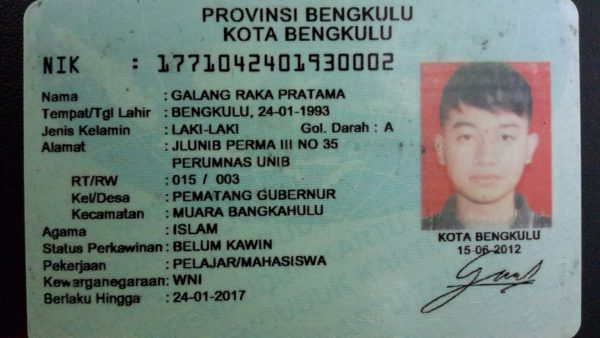
#> input picture ML/KTP/data_ktp/ktp1.png, 600 x 338 px
$ python model_ktp_ocr.py
#> lines starting #> are read from the running program, lines starting #| are printed output that depends on the picture
import pytesseract
import cv2
import numpy as np
import pandas as pd
from PIL import Image
import matplotlib.pyplot as plt
import os
import re
import json

class KTPInformation(object):
    def __init__(self):
        self.nik = ""
        self.nama = ""
class KTPOCR(object):
    def __init__(self, image_path):
        self.image_path = image_path
        self.result = KTPInformation()
        self.process()

    def process(self):
        image = cv2.imread(self.image_path)
#> image is the input picture: shape (338, 600, 3); mean B, G, R 119.3, 125.2, 109.7
        gray = cv2.cvtColor(image, cv2.COLOR_BGR2GRAY)
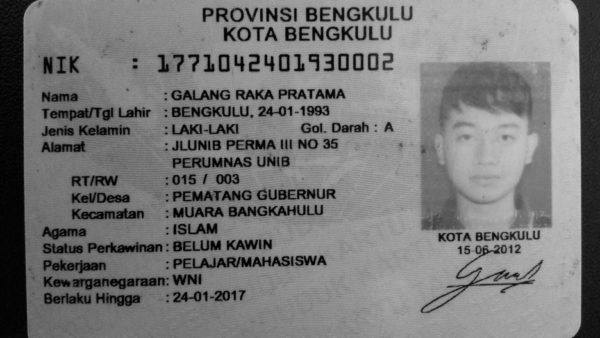
#> gray: shape (338, 600); min 0, max 215, mean 119.9
        th, threshed = cv2.threshold(gray, 127, 255, cv2.THRESH_TRUNC)
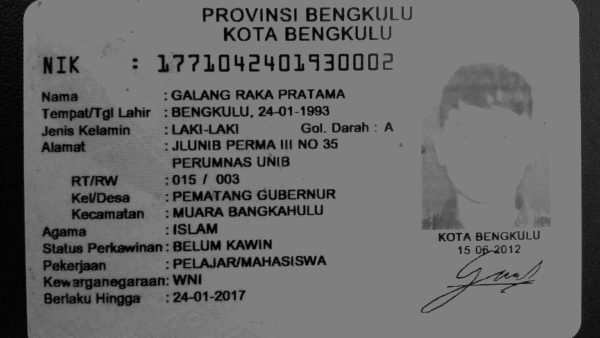
#> threshed: shape (338, 600); min 0, max 127, mean 105.8
        raw_extracted_text = pytesseract.image_to_string(threshed, lang="ind")
        self.extract(raw_extracted_text)

    # [46 lines left out: functions word_to_number_converter, extract, pun_rem, not called in this run]

    def to_json(self):
        return json.dumps({"nik": self.result.nik, "nama": self.result.nama})

if __name__ == "__main__":
    current_dir = os.path.dirname(__file__)
    FILE_PATH = os.path.join(current_dir, 'data_ktp/')
    filePath = os.path.join(FILE_PATH, 'ktp1.png')
    images = KTPOCR(filePath)
#> (the call stopped at in process, `raw_extracted_text = pytesseract.image_to_string(threshed, lang="ind")`: pytesseract is not available in this run)
    print(images.to_json())

$ run again, with ML/KTP/data_ktp/ktp2.png copied over ML/KTP/data_ktp/ktp1.png
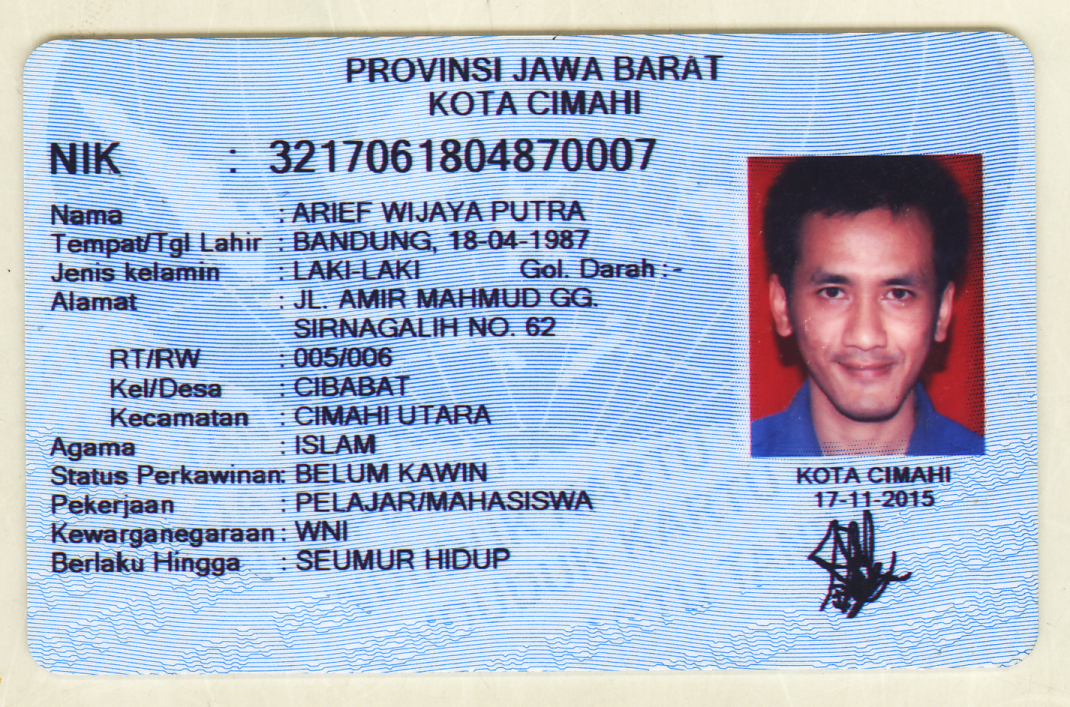
#> input picture ML/KTP/data_ktp/ktp2.png, 1070 x 707 px
#> in process, image is the input picture: shape (707, 1070, 3); mean B, G, R 211.2, 185.7, 171.3
#> in process, `gray = cv2.cvtColor(image, cv2.COLOR_BGR2GRAY)`:
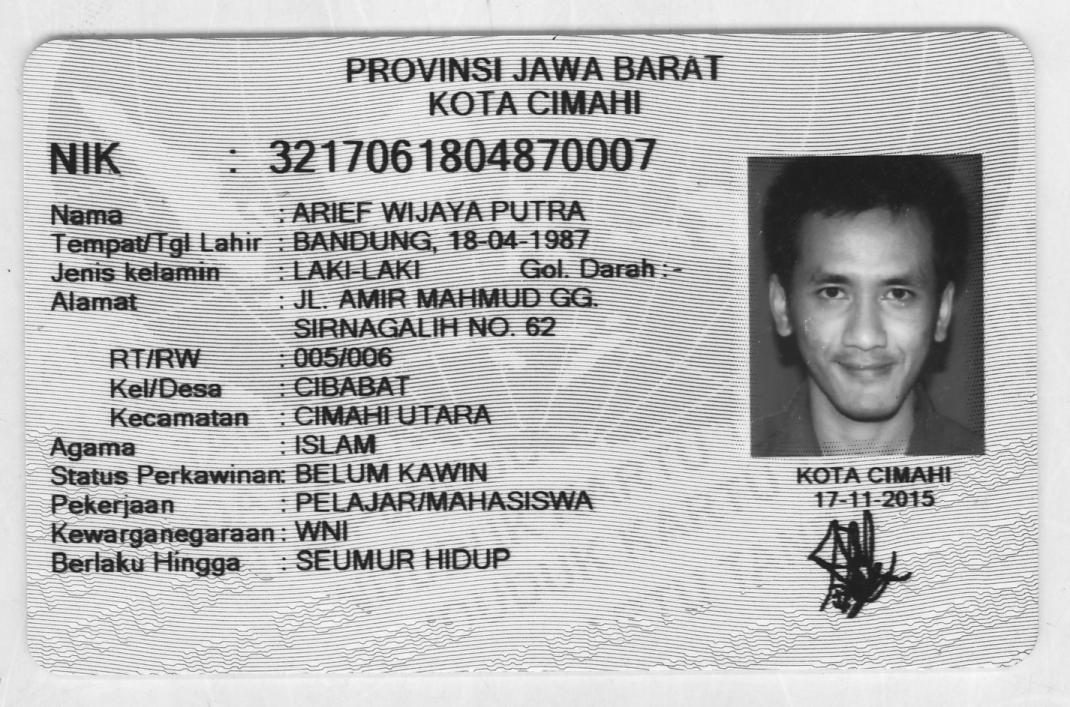
#> gray: shape (707, 1070); min 19, max 254, mean 184.3
#> in process, `th, threshed = cv2.threshold(gray, 127, 255, cv2.THRESH_TRUNC)`:
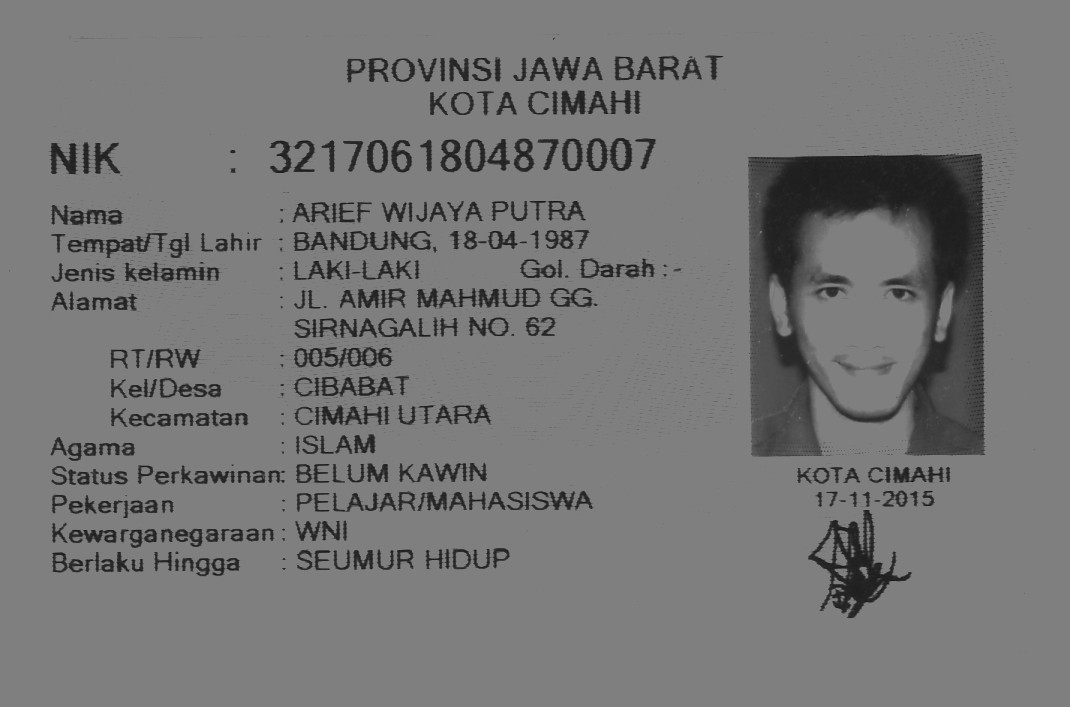
#> threshed: shape (707, 1070); min 19, max 127, mean 117.3

$ run again, with ML/KTP/data_ktp/ktp5.png copied over ML/KTP/data_ktp/ktp1.png
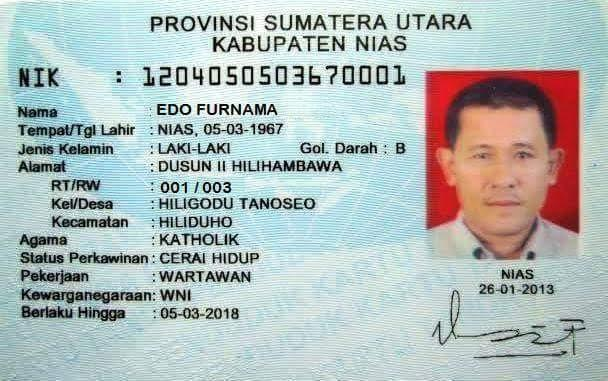
#> input picture ML/KTP/data_ktp/ktp5.png, 608 x 381 px
#> in process, image is the input picture: shape (381, 608, 3); mean B, G, R 185.7, 187.1, 176.6
#> in process, `gray = cv2.cvtColor(image, cv2.COLOR_BGR2GRAY)`:
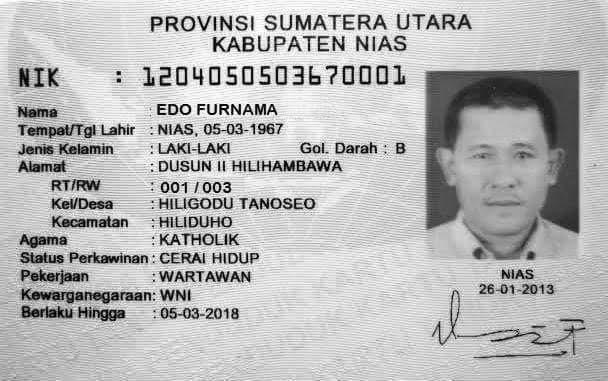
#> gray: shape (381, 608); min 0, max 255, mean 183.8
#> in process, `th, threshed = cv2.threshold(gray, 127, 255, cv2.THRESH_TRUNC)`:
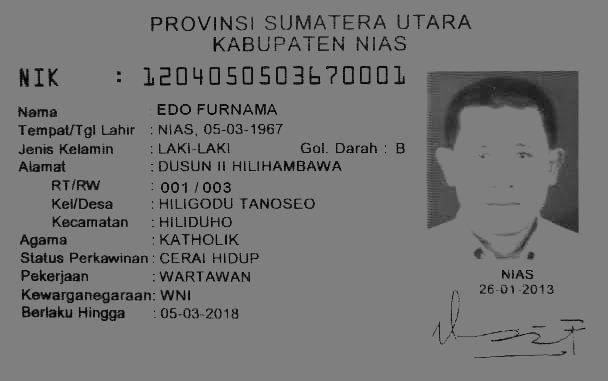
#> threshed: shape (381, 608); min 0, max 127, mean 117.8

$ run again, with ML/KTP/data_ktp/ktp6.png copied over ML/KTP/data_ktp/ktp1.png
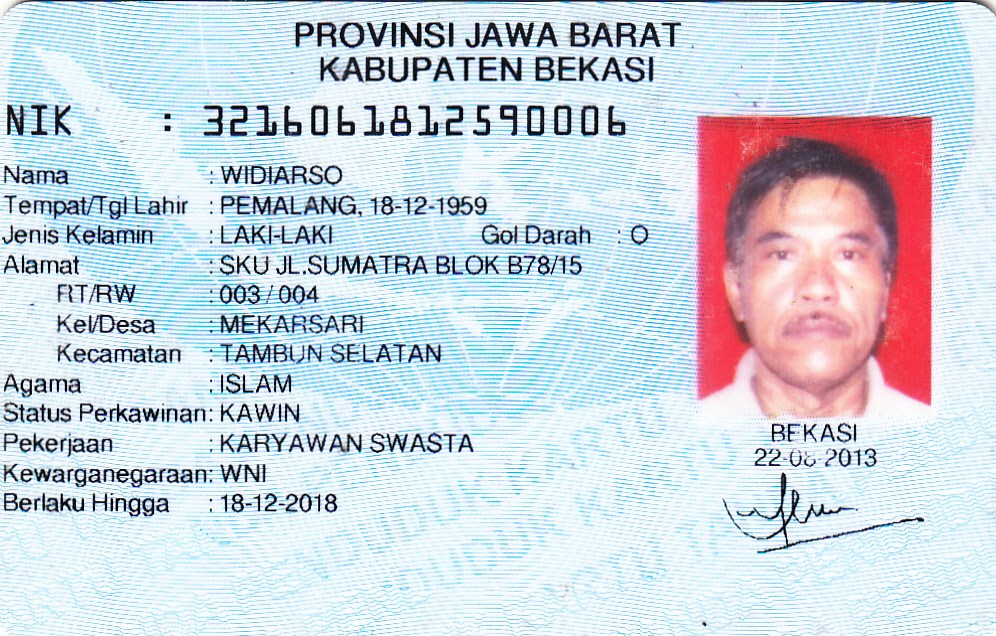
#> input picture ML/KTP/data_ktp/ktp6.png, 996 x 636 px
#> in process, image is the input picture: shape (636, 996, 3); mean B, G, R 221.6, 212.1, 204.5
#> in process, `gray = cv2.cvtColor(image, cv2.COLOR_BGR2GRAY)`:
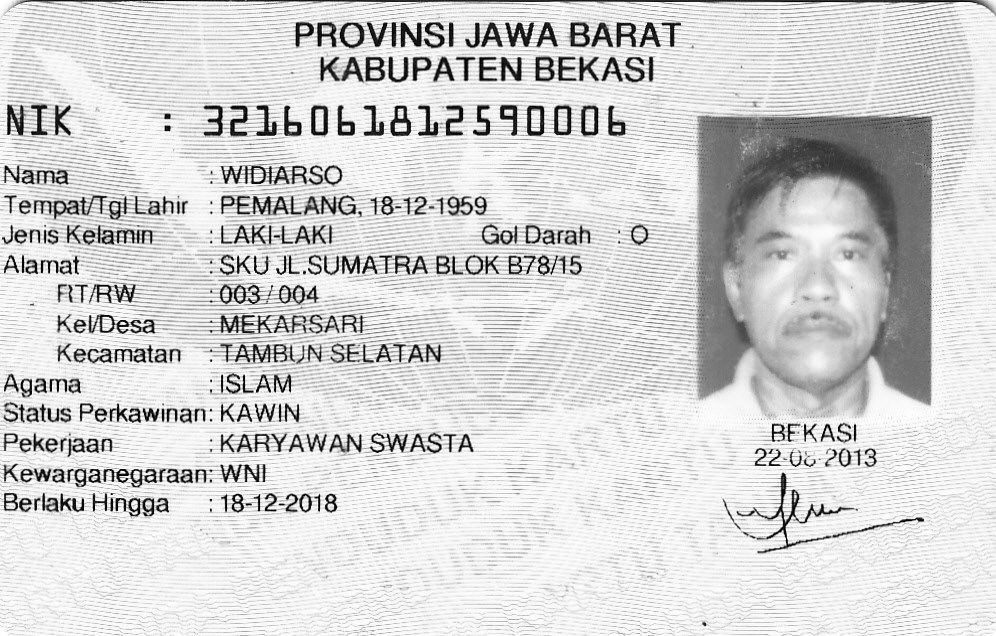
#> gray: shape (636, 996); min 0, max 255, mean 210.9
#> in process, `th, threshed = cv2.threshold(gray, 127, 255, cv2.THRESH_TRUNC)`:
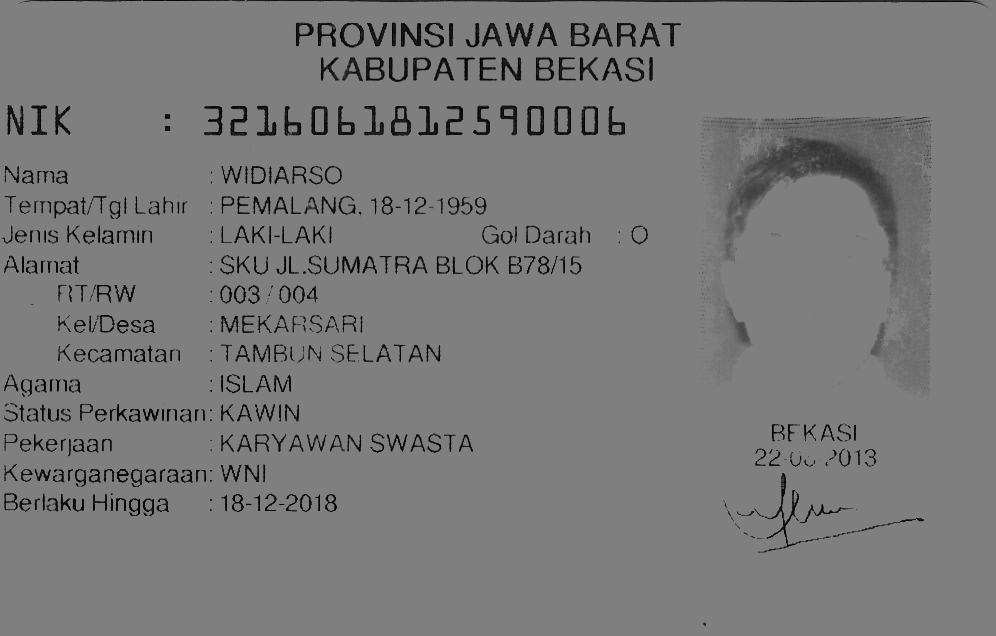
#> threshed: shape (636, 996); min 0, max 127, mean 121.1
